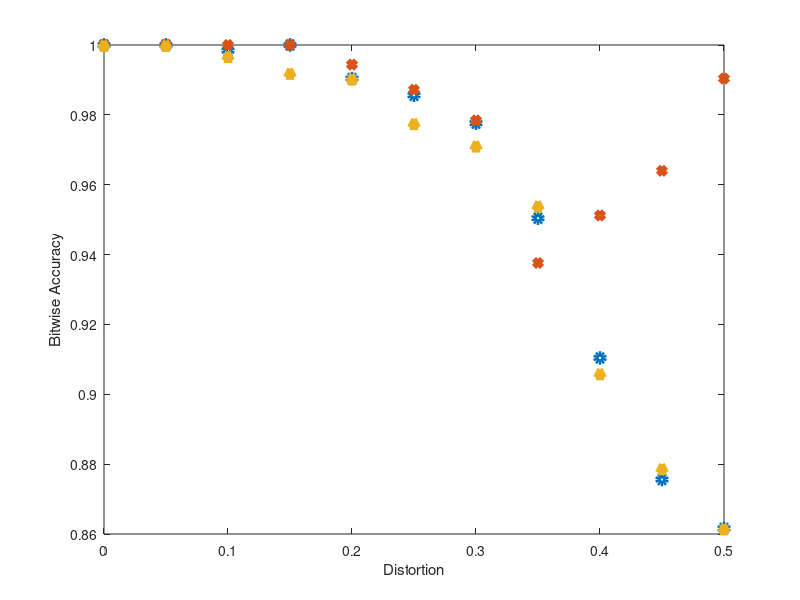

Here is the MATLAB script that generated this plot: (Note: this script raises an error after producing the figure.)
%same letter
%U=[0.0, 0.064, 0.192, 1.088, 3.008, 4.352, 7.728, 15.216, 28.8, 37.824, 41.712];
%T=[0.0, 0.0, 0.0, 0.224, 1.904, 4.4, 10.544, 19.504, 14.72, 8.224, 3.408];
%D=[0.0, 0.0, 0.128, 1.216, 3.392, 5.632, 7.376, 15.008, 26.016, 38.624, 41.344];
Us=[0.0, 1.0099029656358098, 1.7421641713684735, 4.027934458255244, 6.25139472437951, 7.119838200408778, 9.519139456904698, 14.01118638802581, 15.766293159776007, 12.021356994948606, 7.2584472168639405];
Ts= [0.0, 0.0, 0.0, 2.4943584345478436, 7.048885301946701, 10.728653223960599, 16.27734818697443, 20.847877206084995, 19.11715459999213, 14.986321229708102, 9.958390231357667];
Ds=[0.0, 0.0, 1.4253476768844835, 4.2399698112132675, 6.539597541133565, 7.64150351697886, 8.854073864611689, 12.756486036522745, 16.24314452315189, 11.303566870682932, 7.67239623585746];

%Main 3 model
U=100-[0.0, 0.0, 0.16, 0.0, 0.96, 1.44, 2.24, 4.96, 8.96, 12.44, 13.84];
T=100-[0.0, 0.0, 0.0, 0.0, 0.56, 1.28, 2.16, 6.24, 4.88, 3.6, 0.96];
D=100-[0.0, 0.0, 0.32, 0.8, 0.96, 2.24, 2.88, 4.6, 9.4, 12.12, 13.84];


%diff letter
%U=[0.0, 0.064, 0.192, 1.088, 3.008, 4.352, 6.72, 8.576, 6.592, 3.072, 1.088];
%T=[0.0, 0.0, 0.0, 0.128, 1.088, 2.112, 3.136, 1.664, 3.328, 3.392, 1.728];
%D=[0.0, 0.0, 0.128, 1.216, 3.392, 5.632, 6.848, 9.728, 7.232, 2.688, 1.216];
%Us=[0.0, 1.0099029656358098, 1.7421641713684735, 4.027934458255244, 6.25139472437951, 7.119838200408778, 7.896936114721962, 7.979237056260455, 7.875121332398651, 6.301969216046692, 4.027934458255243];
%Ts= [0.0, 0.0, 0.0, 1.4253476768844862, 4.027934458255244, 5.41585228749823, 6.351496201683513, 4.88416871125475, 6.4940292577105065, 6.539597541133563, 4.966086588048978];
%Ds=[0.0, 0.0, 1.4253476768844835, 4.2399698112132675, 6.539597541133565, 7.64150351697886, 7.916621501625548, 7.811146906824881, 7.963050671696112, 5.981860580120548, 4.239969811213273];


levels=[0 5 10 15 20 25 30 35 40 45 50];
%xlim([-1 51]);
%ylim([85 101]);
hold on
xlabel('Distortion');
ylabel('Bitwise Accuracy');
plot(levels/100,U/100,'o', 'LineWidth',4);
plot(levels/100,T/100,'d', 'LineWidth',4);
plot(levels/100,D/100,'^', 'LineWidth',4);

ax = gca;

grid off;
box on
%grid minor
% This sets background color to black.
%ax.Color = 'k'
%ax.YColor = 'r';
% Make the x axis dark green.
%darkGreen = [0, 0.6, 0];
%ax.XColor = darkGreen;
% Make the grid color yellow.
%ax.GridColor = 'k';
%ax.GridAlpha = 0.1; % Set's transparency of the grid.
% Set x and y font sizes.
ax.XAxis.FontSize = 16;
ax.YAxis.FontSize = 16;
ax.LineWidth=2;
% The below would set everything: title, x axis, y axis, and tick mark label font sizes.
% ax.FontSize = 34;
% Bold all labels.
%ax.FontWeight = 'bold';
%plot(levels,T);
%plot(levels,D);
%errorbar(levels,U,Us);
%errorbar(levels,T,Ts);
%errorbar(levels,D,Ds);

lgd=legend('U','T','D');
legend boxoff;

lgd.FontSize=16;
legend('Location','southwest');
height = 480;
set(gcf,'position',[10,10,height*4/3,height])
hold off
print(gcf,'foo.png','-dpng','-r500');